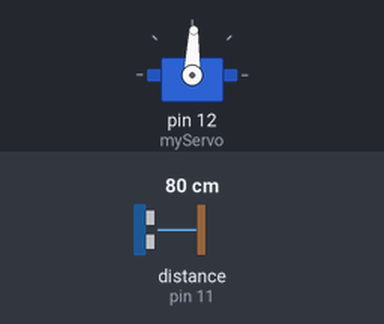
A sketch run on a simulated Arduino Uno, built with avr-gcc and run on an emulated ATmega328P. Shown: servo. Wiring (inferred from the names in the program): ultrasonic range finder: trigger pin 10; echo pin 11. The test bench sets the inputs (shaded band); at power-on: distance to the obstacle (sensor on pin 11) 80 cm. The echo pulse lasts 58.3 µs per cm; what the sketch prints to the serial monitor is not drawn.

Above: at 1.2 s.
1.3 s: distance to the obstacle (sensor on pin 11) set to 2 cm
At 2.2 s:
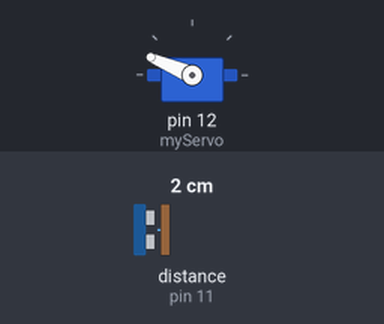
4.3 s: distance to the obstacle (sensor on pin 11) set to 18 cm
At 5.1 s:
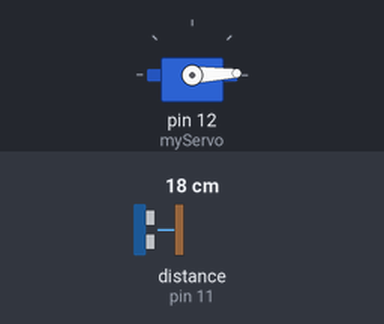
7.3 s: distance to the obstacle (sensor on pin 11) set to 4 cm
At 13.8 s:
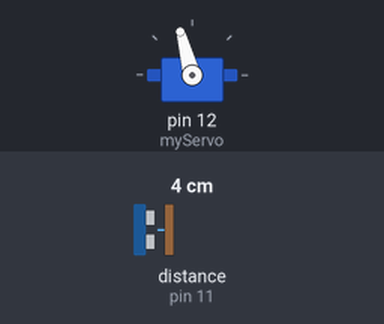
Timing chart, 0 to 16.3 s (numbered marks = the images above; inputs shaded):
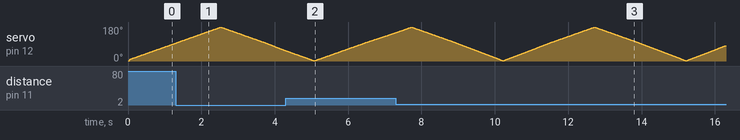

The sketch:

Arduino.code.ino
```cpp
#include <Servo.h>.

const int trigPin = 10;
const int echoPin = 11;

long duration;
int distance;
Servo myServo;
void setup() {
  pinMode(trigPin, OUTPUT);
  pinMode(echoPin, INPUT);
  Serial.begin(9600);

  myServo.attach(12);
}
void loop() {

  for(int i = 1;i<=179;i++){
  myServo.write(i);
    digitalWrite(trigPin, LOW);
    delayMicroseconds(2);
    digitalWrite(trigPin, HIGH);
    delayMicroseconds(10);
    digitalWrite(trigPin, LOW);
    duration = pulseIn(echoPin, HIGH);
    distance= duration*0.0343/2;
    Serial.println(distance);
    Serial.println(",");
    Serial.println(i);
    Serial.println(".");
  }

  for(int i = 179; i > 0; i--){
    myServo.write(i);
    digitalWrite(trigPin, LOW);
    delayMicroseconds(2);
    digitalWrite(trigPin, HIGH);
    delayMicroseconds(10);
    digitalWrite(trigPin, LOW);
    duration = pulseIn(echoPin, HIGH);
    distance= duration*0.0343/2;
    Serial.println(distance);
    Serial.println(",");
    Serial.println(i);
    Serial.println(".");
  }
}
```
